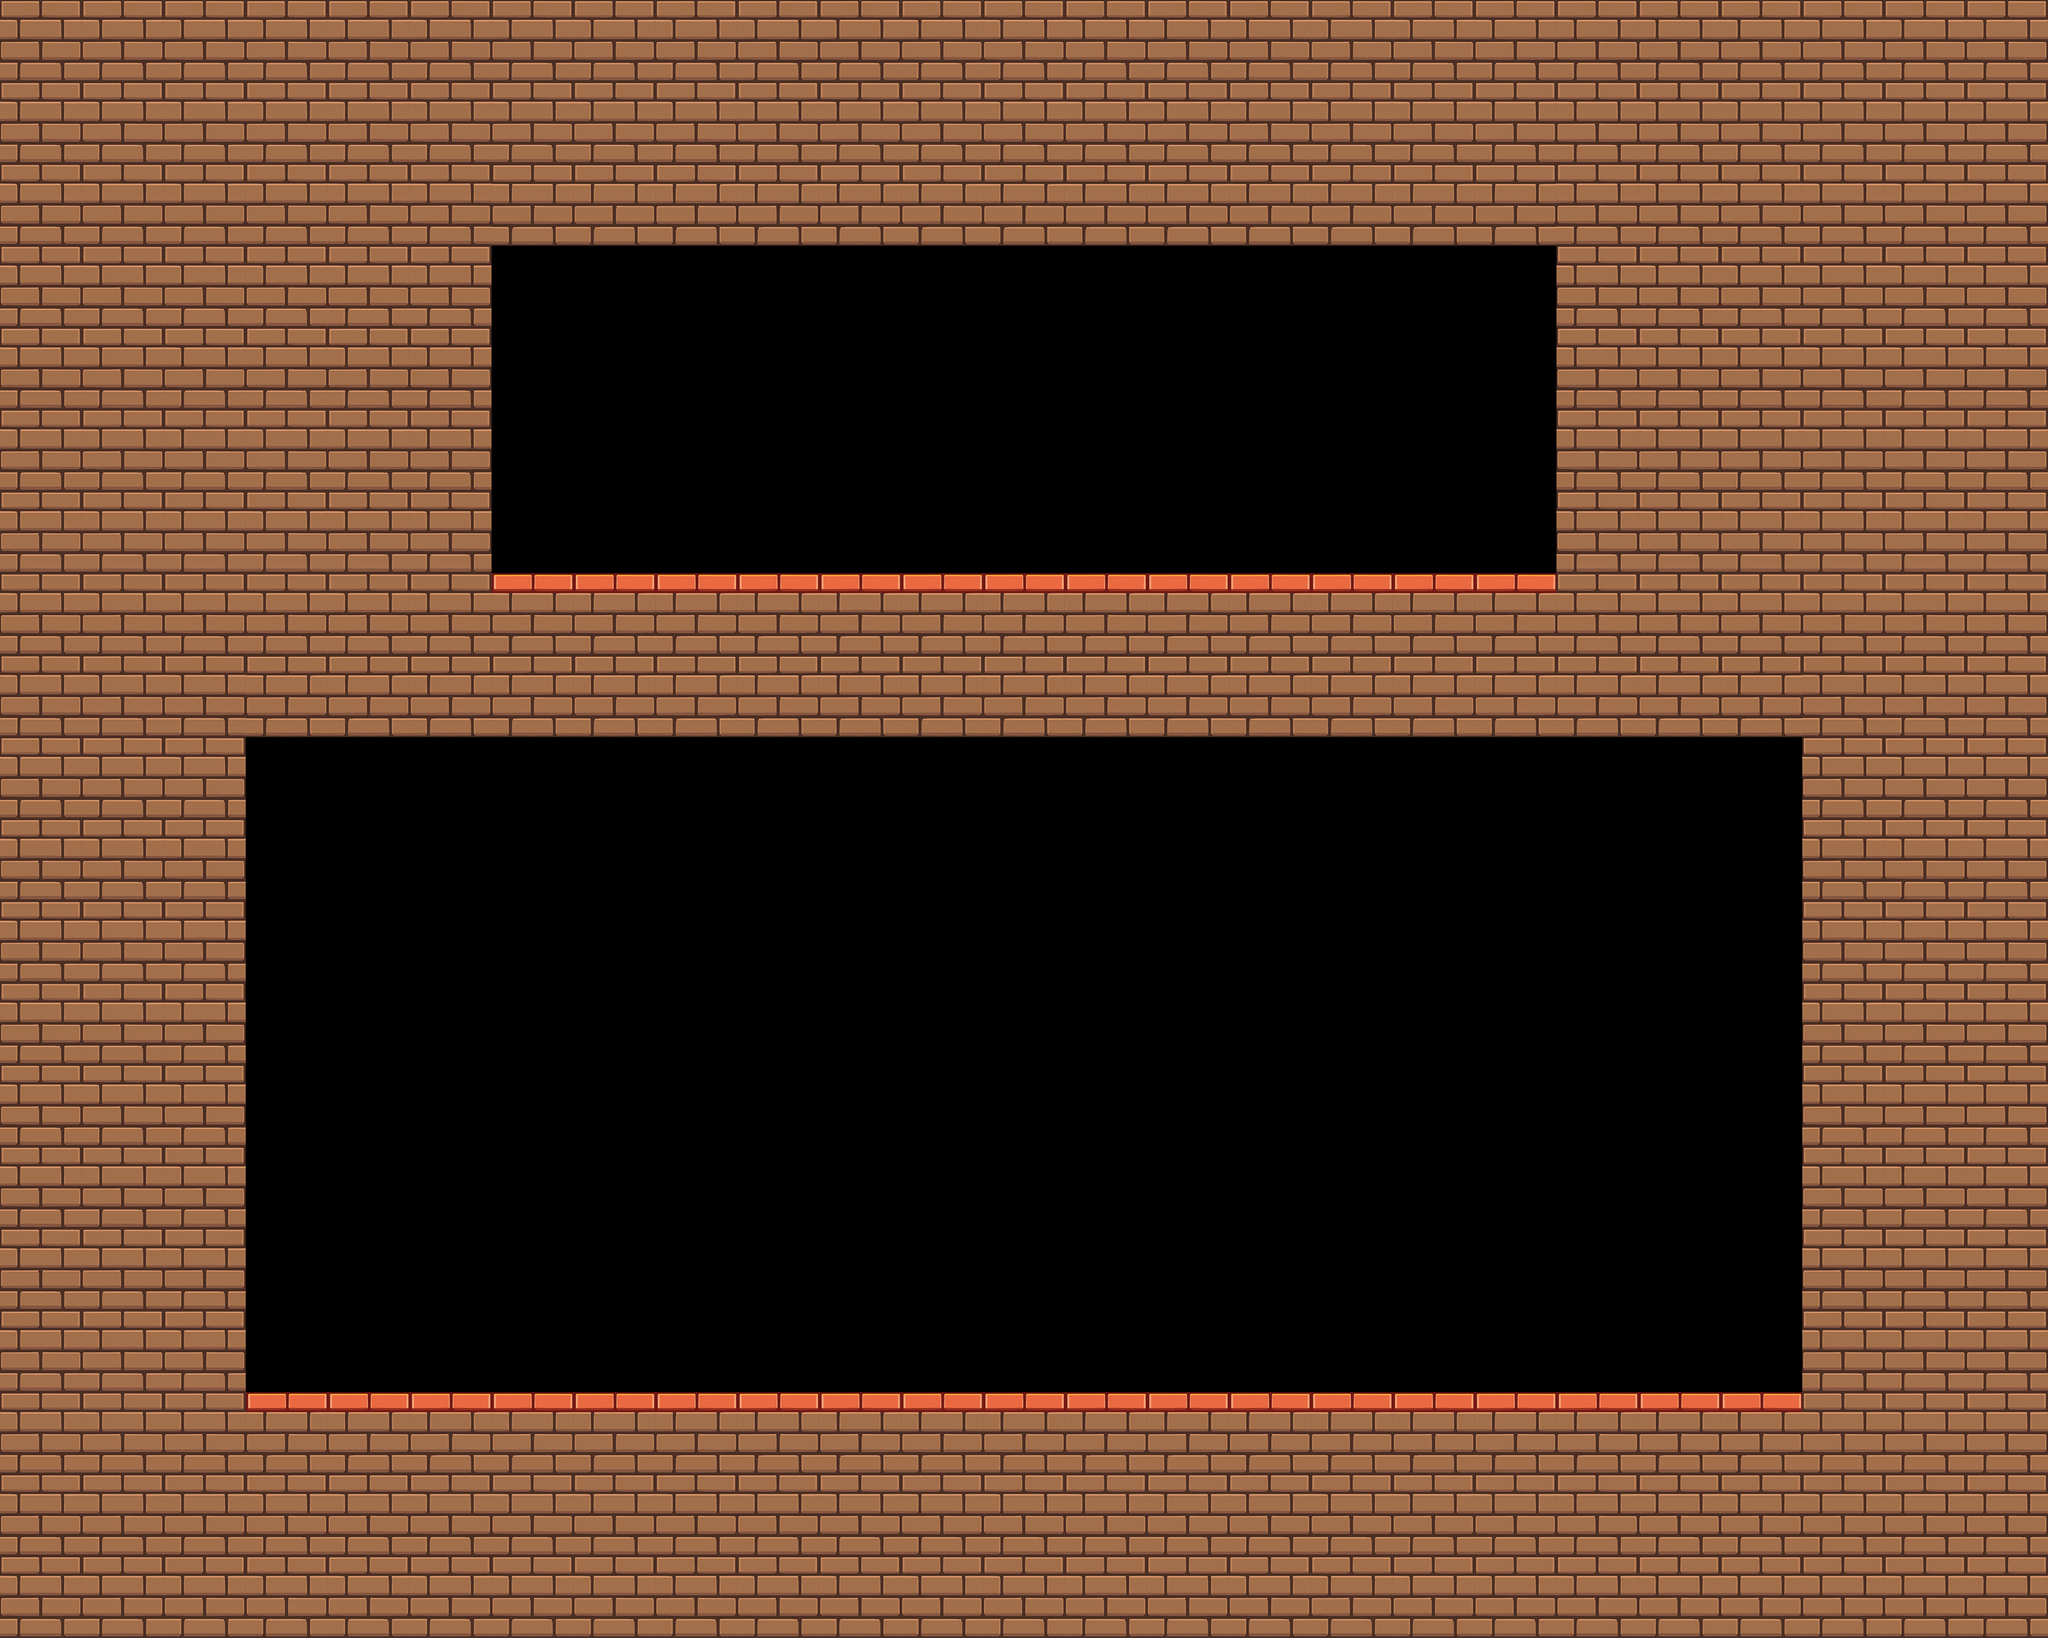

A 2D game scene composited from a Tiled map and its tileset images. What follows is a short description and the map's XML, with every tile layer's data as written:
An orthogonal 25x20 tile map with 128x128 px tiles, 2 tile layers (background, ground).

<map version="1.10" tiledversion="1.10.2" orientation="orthogonal" renderorder="right-down" width="25" height="20" tilewidth="128" tileheight="128" infinite="0" nextlayerid="7" nextobjectid="1">
 <tileset firstgid="1" name="Castle Orange" tilewidth="128" tileheight="128" tilecount="18" columns="0">
  <grid orientation="orthogonal" width="1" height="1" />
  <tile id="18">
   <image width="128" height="128" source="tile/tile castle orange/1.png" />
  </tile>
  <tile id="19">
   <image width="128" height="128" source="tile/tile castle orange/2.png" />
  </tile>
  <tile id="20">
   <image width="128" height="128" source="tile/tile castle orange/3.png" />
  </tile>
  <tile id="21">
   <image width="128" height="128" source="tile/tile castle orange/4.png" />
  </tile>
  <tile id="22">
   <image width="128" height="128" source="tile/tile castle orange/5.png" />
  </tile>
  <tile id="23">
   <image width="128" height="128" source="tile/tile castle orange/6.png" />
  </tile>
  <tile id="24">
   <image width="128" height="128" source="tile/tile castle orange/7.png" />
  </tile>
  <tile id="25">
   <image width="128" height="128" source="tile/tile castle orange/7a.png" />
  </tile>
  <tile id="26">
   <image width="128" height="128" source="tile/tile castle orange/8.png" />
  </tile>
  <tile id="27">
   <image width="128" height="128" source="tile/tile castle orange/8a.png" />
  </tile>
  <tile id="28">
   <image width="128" height="128" source="tile/tile castle orange/9.png" />
  </tile>
  <tile id="29">
   <image width="128" height="128" source="tile/tile castle orange/9a.png" />
  </tile>
  <tile id="30">
   <image width="128" height="128" source="tile/tile castle orange/10.png" />
  </tile>
  <tile id="31">
   <image width="128" height="128" source="tile/tile castle orange/11.png" />
  </tile>
  <tile id="32">
   <image width="128" height="128" source="tile/tile castle orange/12.png" />
  </tile>
  <tile id="33">
   <image width="128" height="128" source="tile/tile castle orange/12a.png" />
  </tile>
  <tile id="34">
   <image width="128" height="128" source="tile/tile castle orange/13.png" />
  </tile>
  <tile id="35">
   <image width="128" height="128" source="tile/tile castle orange/13a.png" />
  </tile>
 </tileset>
 <layer id="6" name="background" width="25" height="20">
  <data encoding="csv">
0,0,0,0,0,0,0,0,0,0,0,0,0,0,0,0,0,0,0,0,0,0,0,0,0,
0,0,0,0,0,0,0,0,0,0,0,0,0,0,0,0,0,0,0,0,0,0,0,0,0,
0,0,0,0,0,0,0,0,0,0,0,0,0,0,0,0,0,0,0,0,0,0,0,0,0,
0,0,0,0,0,0,0,0,0,0,0,0,0,0,0,0,0,0,0,0,0,0,0,0,0,
0,0,0,0,0,0,0,0,0,0,0,0,0,0,0,0,0,0,0,0,0,0,0,0,0,
0,0,0,0,0,0,0,0,0,0,0,0,0,0,0,0,0,0,0,0,0,0,0,0,0,
0,0,0,0,0,0,0,0,0,0,0,0,0,0,0,0,0,0,0,0,0,0,0,0,0,
0,0,0,0,0,0,0,0,0,0,0,0,0,0,0,0,0,0,0,0,0,0,0,0,0,
0,0,0,0,0,0,0,0,0,0,0,0,0,0,0,0,0,0,0,0,0,0,0,0,0,
0,0,0,0,0,0,0,0,0,0,0,0,0,0,0,0,0,0,0,0,0,0,0,0,0,
0,0,0,0,0,0,0,0,0,0,0,0,0,0,0,0,0,0,0,0,0,0,0,0,0,
0,0,0,0,0,0,0,0,0,0,0,0,0,0,0,0,0,0,0,0,0,0,0,0,0,
0,0,0,0,0,0,0,0,0,0,0,0,0,0,0,0,0,0,0,0,0,0,0,0,0,
0,0,0,0,0,0,0,0,0,0,0,0,0,0,0,0,0,0,0,0,0,0,0,0,0,
0,0,0,0,0,0,0,0,0,0,0,0,0,0,0,0,0,0,0,0,0,0,0,0,0,
0,0,0,0,0,0,0,0,0,0,0,0,0,0,0,0,0,0,0,0,0,0,0,0,0,
0,0,0,0,0,0,0,0,0,0,0,0,0,0,0,0,0,0,0,0,0,0,0,0,0,
0,0,0,0,0,0,0,0,0,0,0,0,0,0,0,0,0,0,0,0,0,0,0,0,0,
0,0,0,0,0,0,0,0,0,0,0,0,0,0,0,0,0,0,0,0,0,0,0,0,0,
0,0,0,0,0,0,0,0,0,0,0,0,0,0,0,0,0,0,0,0,0,0,0,0,0
</data>
 </layer>
 <layer id="5" name="ground" width="25" height="20">
  <data encoding="csv">
23,23,23,23,23,23,23,23,23,23,23,23,23,23,23,23,23,23,23,23,23,23,23,23,23,
23,23,23,23,23,23,23,23,23,23,23,23,23,23,23,23,23,23,23,23,23,23,23,23,23,
23,23,23,23,23,23,35,35,35,35,35,35,35,35,35,35,35,35,35,23,23,23,23,23,23,
23,23,23,23,23,23,0,0,0,0,0,0,0,0,0,0,0,0,0,23,23,23,23,23,23,
23,23,23,23,23,23,0,0,0,0,0,0,0,0,0,0,0,0,0,23,23,23,23,23,23,
23,23,23,23,23,23,0,0,0,0,0,0,0,0,0,0,0,0,0,23,23,23,23,23,23,
23,23,23,23,23,23,0,0,0,0,0,0,0,0,0,0,0,0,0,23,23,23,23,23,23,
23,23,23,23,23,23,20,20,20,20,20,20,20,20,20,20,20,20,20,23,23,23,23,23,23,
23,23,23,35,35,35,35,35,35,35,35,35,35,35,35,35,35,35,35,35,35,35,23,23,23,
23,23,23,0,0,0,0,0,0,0,0,0,0,0,0,0,0,0,0,0,0,0,23,23,23,
23,23,23,0,0,0,0,0,0,0,0,0,0,0,0,0,0,0,0,0,0,0,23,23,23,
23,23,23,0,0,0,0,0,0,0,0,0,0,0,0,0,0,0,0,0,0,0,23,23,23,
23,23,23,0,0,0,0,0,0,0,0,0,0,0,0,0,0,0,0,0,0,0,23,23,23,
23,23,23,0,0,0,0,0,0,0,0,0,0,0,0,0,0,0,0,0,0,0,23,23,23,
23,23,23,0,0,0,0,0,0,0,0,0,0,0,0,0,0,0,0,0,0,0,23,23,23,
23,23,23,0,0,0,0,0,0,0,0,0,0,0,0,0,0,0,0,0,0,0,23,23,23,
23,23,23,0,0,0,0,0,0,0,0,0,0,0,0,0,0,0,0,0,0,0,23,23,23,
23,23,23,20,20,20,20,20,20,20,20,20,20,20,20,20,20,20,20,20,20,20,23,23,23,
23,23,23,23,23,23,23,23,23,23,23,23,23,23,23,23,23,23,23,23,23,23,23,23,23,
23,23,23,23,23,23,23,23,23,23,23,23,23,23,23,23,23,23,23,23,23,23,23,23,23
</data>
 </layer>
</map>
